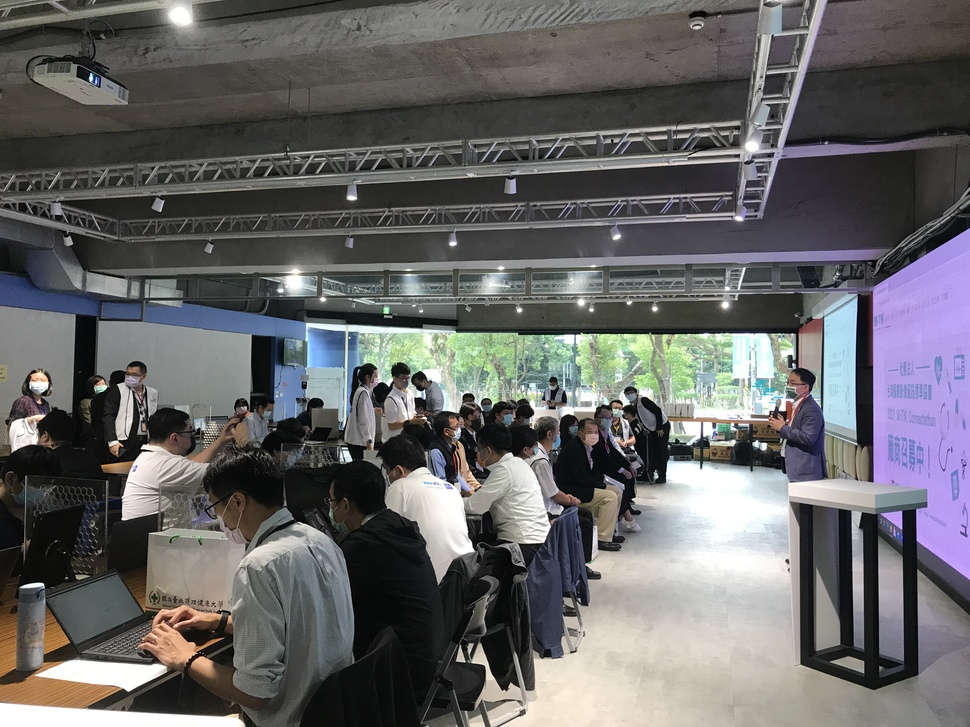
#> input picture OPENCV_ROC/IMG_5349.JPG, 970 x 727 px, shrunk from 4032 x 3024 before the run
$ python 3-2-2.py
#> lines starting #> are read from the running program, lines starting #| are printed output that depends on the picture
import cv2
import numpy as np

img1=cv2.imread("IMG_5349.JPG",1)
#> img1 is the input picture: shape (727, 970, 3); mean B, G, R 101.7, 101.3, 101.8
cv2.imshow("Image 1",img1)

img2=cv2.flip(img1,-1)
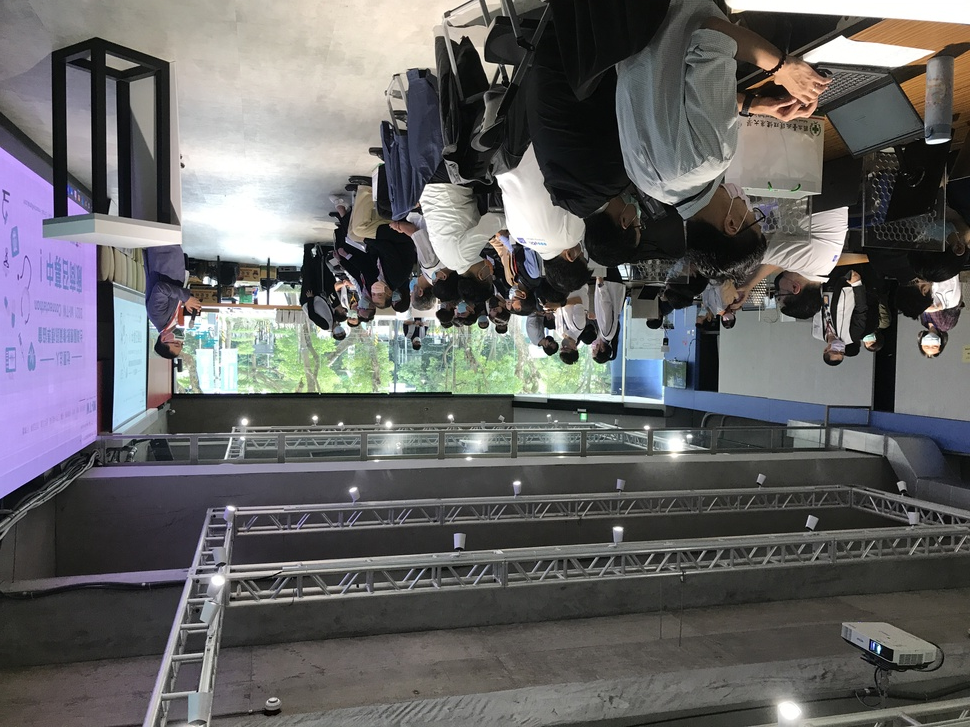
#> img2: shape (727, 970, 3); mean B, G, R 101.7, 101.3, 101.8

cv2.imshow("Image 2",img2)
cv2.waitKey(0)
cv2.destroyAllWindows()

$ run again, with OPENCV_ROC/IMG_01.jpg copied over OPENCV_ROC/IMG_5349.JPG
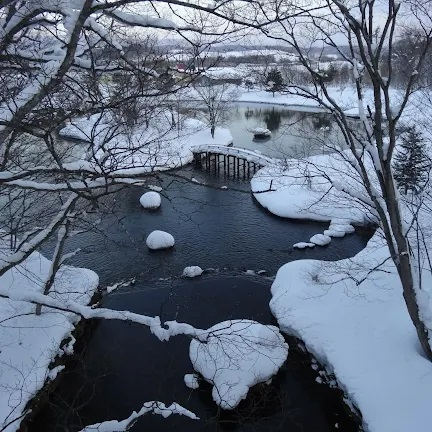
#> input picture OPENCV_ROC/IMG_01.jpg, 432 x 432 px
#> img1 is the input picture: shape (432, 432, 3); mean B, G, R 124.8, 107.1, 95.6
#> `img2=cv2.flip(img1,-1)`:
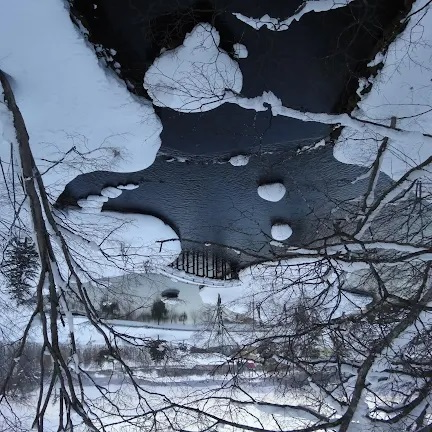
#> img2: shape (432, 432, 3); mean B, G, R 124.8, 107.1, 95.6

$ run again, with OPENCV_ROC/01.jpg copied over OPENCV_ROC/IMG_5349.JPG
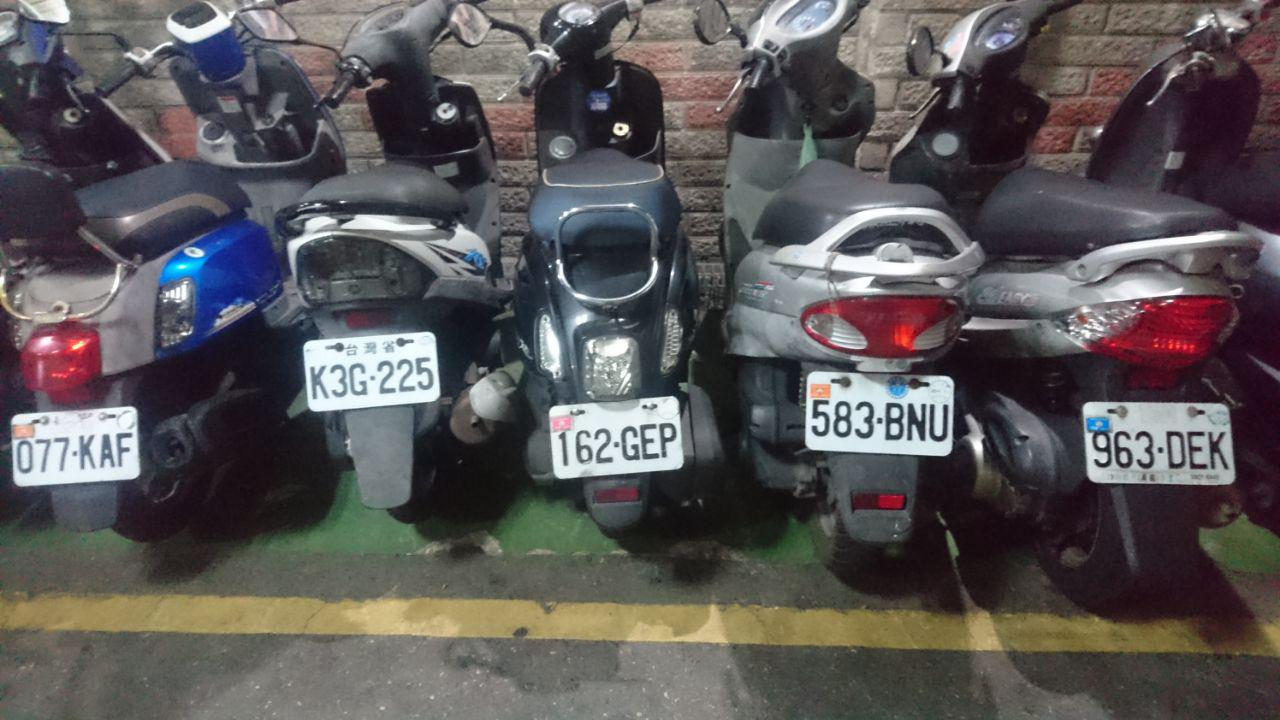
#> input picture OPENCV_ROC/01.jpg, 1280 x 720 px
#> img1 is the input picture: shape (720, 1280, 3); mean B, G, R 86.4, 85.4, 89.1
#> `img2=cv2.flip(img1,-1)`:
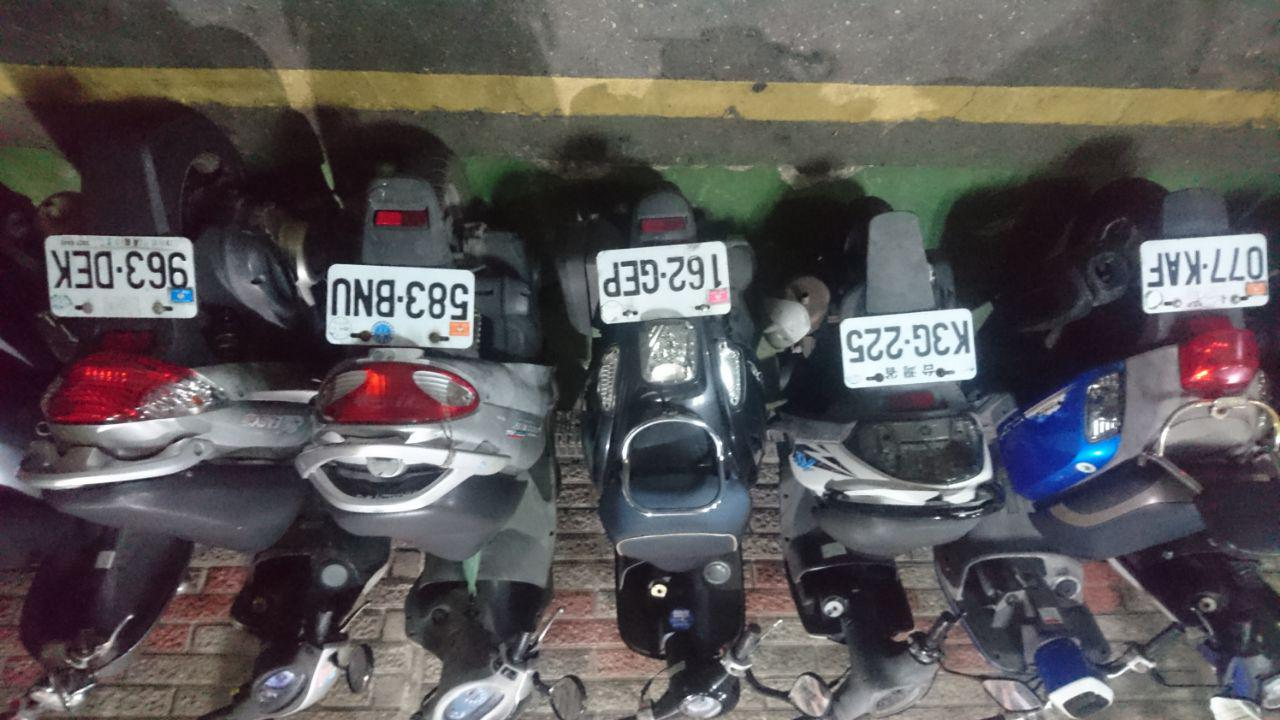
#> img2: shape (720, 1280, 3); mean B, G, R 86.4, 85.4, 89.1

$ run again, with OPENCV_ROC/Tank_01.jpg copied over OPENCV_ROC/IMG_5349.JPG
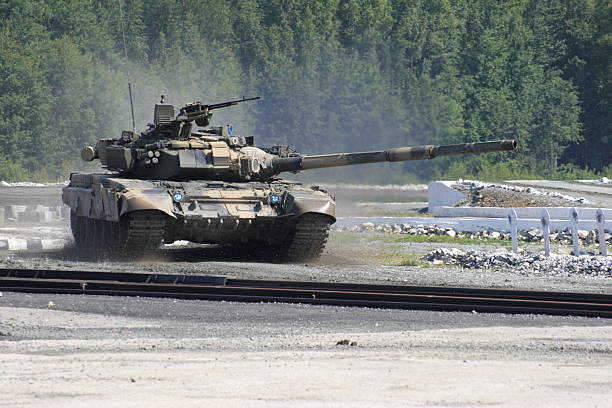
#> input picture OPENCV_ROC/Tank_01.jpg, 612 x 408 px
#> img1 is the input picture: shape (408, 612, 3); mean B, G, R 129, 130.9, 125.8
#> `img2=cv2.flip(img1,-1)`:
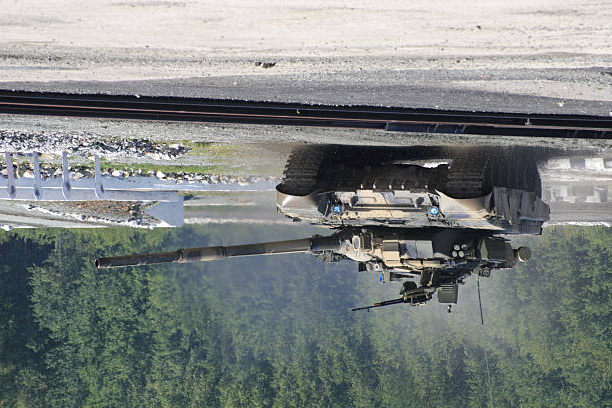
#> img2: shape (408, 612, 3); mean B, G, R 129, 130.9, 125.8
